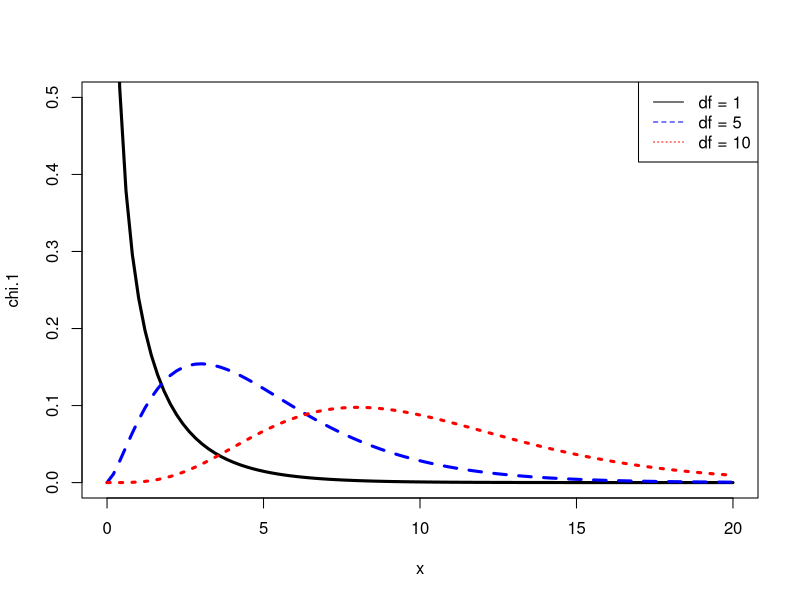
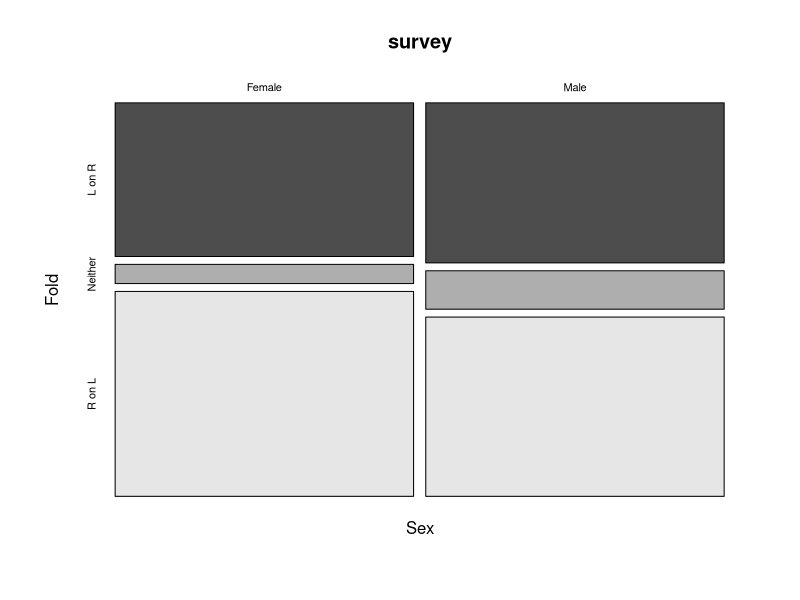
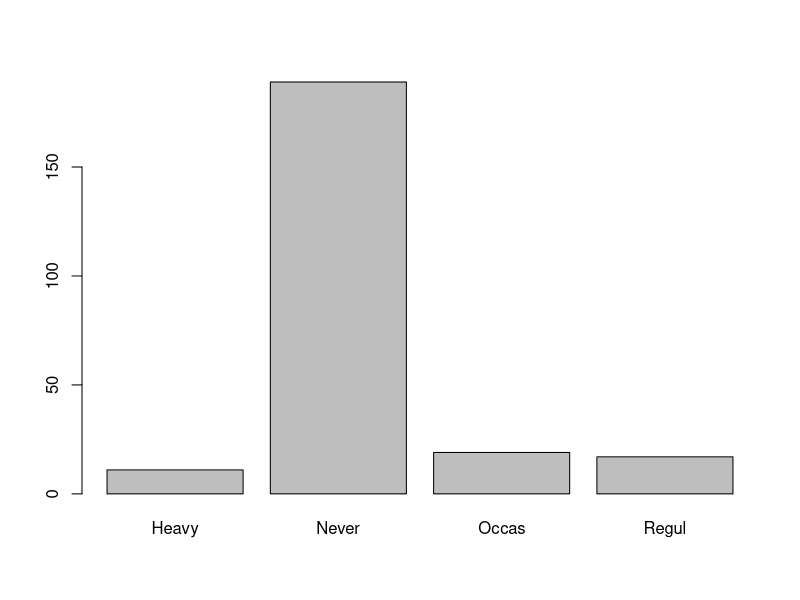

Write the R code that produced these figures, in order.
# 카이스퀘어 분포: Chi-Squared Distribution

x <- seq(0, 20, length=100)
chi.1 <- dchisq(x, df=1)
chi.5 <- dchisq(x, df=5)
chi.10 <- dchisq(x, df=10)
plot(x, chi.1, lty=1, lwd=3, col="black", type="l", ylim=c(0, 0.5))
lines(x, chi.5, lty=2,lwd=3, col="blue")
lines(x, chi.10, lty=3, lwd=3, col="red")
legend('topright', lty=c(1, 2, 3), col=c("black", "blue", "red"), 
       legend=c("df = 1", "df = 5", "df = 10"))

# 독립성 검정: Independence Test

library(MASS)
data(survey)
str(survey)
head(survey)
head(survey[, c("Sex", "Fold")])
table(survey$Sex, survey$Fold)
mosaicplot(~ Sex + Fold, data = survey, color=T)

chisq.test(survey$Fold, survey$Sex)

t <- table(survey$Sex, survey$Fold)
chisq.test(t)

# 적합성 검정: Goodness-of-Fit Test

freq <- c(60, 55, 35)
chisq.test(freq)

freq <- c(60, 55, 35)
null.p <- c(0.45, 0.30, 0.25)
chisq.test(freq, p = null.p)

null.p <- c(45, 25, 15)/85
chisq.test(freq, p = null.p)

data("HairEyeColor")
str(HairEyeColor)
HairEyeColor

hairs <- margin.table(HairEyeColor, margin = 1)
hairs

null.p = c(0.25, 0.50, 0.10, 0.15)
chisq.test(hairs, p=null.p)

library(MASS)
data(survey)
str(survey)
head(survey)
table(survey$Smoke)
smokers <- table(survey$Smoke)
barplot(smokers)

null.p <- c(0.1, 0.7, 0.1, 0.1)
chisq.test(smokers, null.p)
